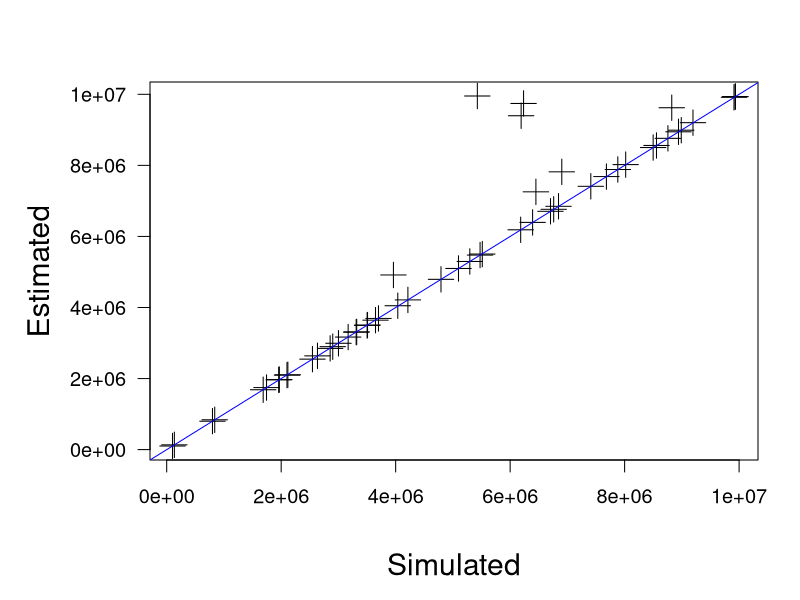

Recreate this plot in R.
tmp <- read.csv("Results/SimVsEst.csv", header = FALSE, col.names = c("Simulated", "Survival.Analysis", "CASAL2"))

postscript(file = "Results/Graphics/SimVsEst.ps")
# parameters for a beamer presentation
par(mgp = c(4,1,0), cex.lab = 1.5, cex = 1.2, mai = c(1.4, 1.5, 0.82, 0.42))

with(tmp, plot(Simulated, CASAL2, pch = 3, xlab = "Simulated", cex = 2, ylab = "Estimated", las = 1))
#with(tmp, points(Simulated, Survival.Analysis, pch = 19, cex = 0.5, col = "lightgrey"))
#legend(0.65 * max(tmp$Simulated), 0.2 * max(tmp$Simulated), pch = c(3,19), legend = c("CASAL2", "Survival analysis"),
#col = c("black", "lightgrey"))
abline(0,1, col = "blue")
dev.off()
